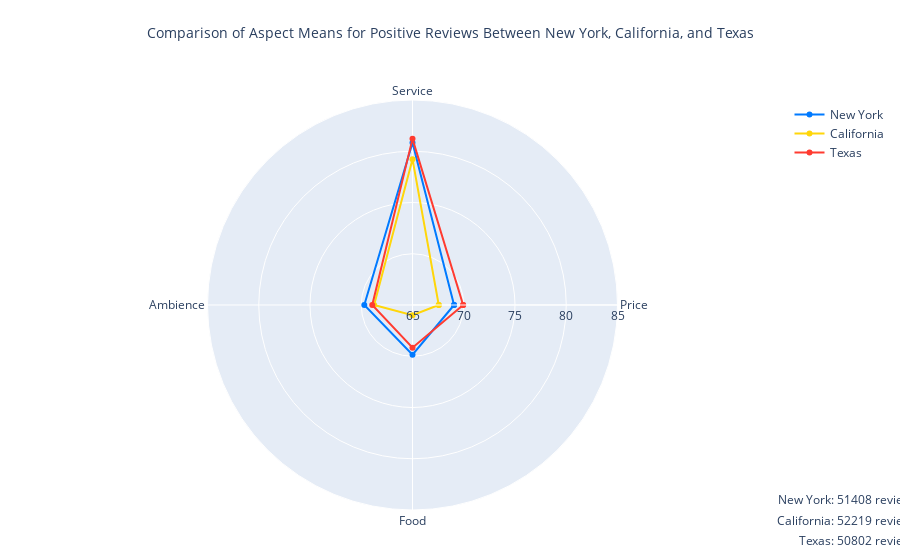

The code cell stored with this chart in its notebook:
### Code cell
# Aspect means across positive star ratings (i.e. 4 & 5 stars)
fig_positive = go.Figure()

new_york_row = positive_df.loc[positive_df['State'] == 'New York']
new_york_r = new_york_row[['Price', 'Service', 'Ambience', 'Food']].values.tolist()[0]
new_york_r.append(new_york_r[0])

# New York
fig_positive.add_trace(go.Scatterpolar(
      r=new_york_r,
      theta=aspects + [aspects[0]],
      name='New York',
      line=dict(color='#007AFF') # Blue
))

texas_row = positive_df.loc[positive_df['State'] == 'Texas']
texas_r = texas_row[['Price', 'Service', 'Ambience', 'Food']].values.tolist()[0]
texas_r.append(texas_r[0])

california_row = positive_df.loc[positive_df['State'] == 'California']
california_r = california_row[['Price', 'Service', 'Ambience', 'Food']].values.tolist()[0]
california_r.append(california_r[0])

# California
fig_positive.add_trace(go.Scatterpolar(
      r=california_r,
      theta=aspects + [aspects[0]],
      name='California',
      line=dict(color='#FFD60A') # Yellow
))

# Texas
fig_positive.add_trace(go.Scatterpolar(
      r=texas_r,
      theta=aspects + [aspects[0]],
      name='Texas',
      line=dict(color='#FF3B30') # Red
))

fig_positive.update_layout(
    polar=dict(
        radialaxis=dict(
            visible=True,
            range=[65, 85]
        )
    ),
    title=dict(
        text='Comparison of Aspect Means for Positive Reviews Between New York, California, and Texas',
        font=dict(size=14),
        x=0.5,
        y=0.95
    ),
    annotations=[
        dict(
            x=1.2, y=0, xref="paper", yref="paper",
            text=f"New York: {positive_ny_count} reviews", showarrow=False, align='center'
        ),
        dict(
            x=1.2, y=-0.05, xref="paper", yref="paper",
            text=f"California: {positive_ca_count} reviews", showarrow=False, align='center'
        ),
        dict(
            x=1.2, y=-0.10, xref="paper", yref="paper",
            text=f"Texas: {positive_tx_count} reviews", showarrow=False, align='center'
        )
    ],
    margin=dict(l=50, r=50, t=100, b=50)
)

fig_positive.write_image('../imgs/positive_radar_chart.png', scale=3)
fig_positive.show()

### Figure 1 — Plotly figure (JSON) as saved in the notebook; plotly's stock layout.template omitted (floating-point values rounded to 4 significant figures)
{"data": [{"line": {"color": "#007AFF"}, "name": "New York", "r": [69.05, 80.83, 69.7, 69.84, 69.05], "theta": ["Price", "Service", "Ambience", "Food", "Price"], "type": "scatterpolar"}, {"line": {"color": "#FFD60A"}, "name": "California", "r": [67.56, 79.22, 68.75, 66.0, 67.56], "theta": ["Price", "Service", "Ambience", "Food", "Price"], "type": "scatterpolar"}, {"line": {"color": "#FF3B30"}, "name": "Texas", "r": [69.94, 81.21, 68.93, 69.17, 69.94], "theta": ["Price", "Service", "Ambience", "Food", "Price"], "type": "scatterpolar"}], "layout": {"annotations": [{"align": "center", "showarrow": false, "text": "New York: 51408 reviews", "x": 1.2, "xref": "paper", "y": 0, "yref": "paper"}, {"align": "center", "showarrow": false, "text": "California: 52219 reviews", "x": 1.2, "xref": "paper", "y": -0.05, "yref": "paper"}, {"align": "center", "showarrow": false, "text": "Texas: 50802 reviews", "x": 1.2, "xref": "paper", "y": -0.1, "yref": "paper"}], "margin": {"b": 50, "l": 50, "r": 50, "t": 100}, "polar": {"radialaxis": {"range": [65, 85], "visible": true}}, "title": {"font": {"size": 14}, "text": "Comparison of Aspect Means for Positive Reviews Between New York, California, and Texas", "x": 0.5, "y": 0.95}}}
